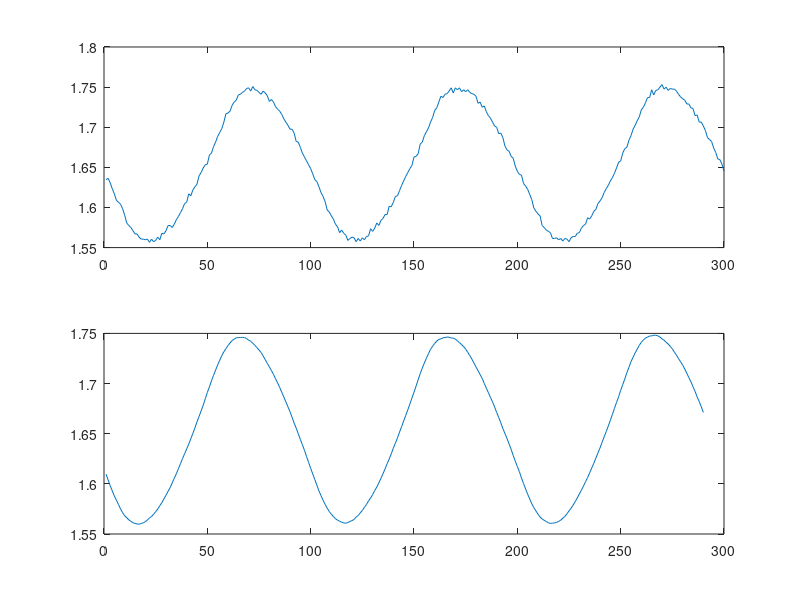

This figure's MATLAB source:
clc
close all

ADC1 = [
1.634692; 
1.636304; 
1.630664; 
1.623413; 
1.616968; 
1.608911; 
1.606494; 
1.604077; 
1.598438; 
1.590381; 
1.580713; 
1.577490; 
1.575073; 
1.571045; 
1.567017; 
1.567017; 
1.562988; 
1.560571; 
1.560571; 
1.559766; 
1.560571; 
1.556543; 
1.560571; 
1.557349; 
1.558960; 
1.562988; 
1.559766; 
1.567822; 
1.567017; 
1.571045; 
1.577490; 
1.577490; 
1.575073; 
1.579102; 
1.584741; 
1.588770; 
1.593604; 
1.598438; 
1.604883; 
1.606494; 
1.616968; 
1.614551; 
1.621802; 
1.625830; 
1.629053; 
1.639526; 
1.643555; 
1.649194; 
1.653223; 
1.654028; 
1.665308; 
1.667725; 
1.675781; 
1.681421; 
1.688672; 
1.693506; 
1.698340; 
1.706396; 
1.716870; 
1.717676; 
1.720093; 
1.727344; 
1.731372; 
1.733789; 
1.740234; 
1.741040; 
1.743457; 
1.745068; 
1.748291; 
1.749097; 
1.745068; 
1.750708; 
1.746680; 
1.745874; 
1.743457; 
1.741040; 
1.745068; 
1.742651; 
1.739429; 
1.732178; 
1.734595; 
1.731372; 
1.725732; 
1.722510; 
1.720093; 
1.716064; 
1.710425; 
1.706396; 
1.702368; 
1.697534; 
1.697534; 
1.692700; 
1.682227; 
1.681421; 
1.674976; 
1.667725; 
1.662891; 
1.658057; 
1.653223; 
1.648389; 
1.641943; 
1.634692; 
1.632275; 
1.625830; 
1.618579; 
1.613745; 
1.607300; 
1.596826; 
1.594409; 
1.589575; 
1.585547; 
1.579102; 
1.575879; 
1.568628; 
1.571851; 
1.567822; 
1.565405; 
1.558960; 
1.561377; 
1.562988; 
1.562183; 
1.557349; 
1.561377; 
1.558154; 
1.562183; 
1.559766; 
1.563794; 
1.564600; 
1.573462; 
1.570239; 
1.574268; 
1.580713; 
1.577490; 
1.583936; 
1.586353; 
1.591187; 
1.591187; 
1.601660; 
1.600854; 
1.606494; 
1.613745; 
1.614551; 
1.620996; 
1.627441; 
1.633081; 
1.638721; 
1.643555; 
1.648389; 
1.652417; 
1.662891; 
1.663696; 
1.666919; 
1.679004; 
1.681421; 
1.689478; 
1.694312; 
1.699146; 
1.706396; 
1.712036; 
1.720898; 
1.724121; 
1.731372; 
1.738623; 
1.737012; 
1.741040; 
1.741846; 
1.745068; 
1.749097; 
1.742651; 
1.749097; 
1.746680; 
1.749097; 
1.744263; 
1.746680; 
1.744263; 
1.746680; 
1.743457; 
1.741846; 
1.741040; 
1.738623; 
1.729761; 
1.731372; 
1.724927; 
1.726538; 
1.719287; 
1.714453; 
1.711230; 
1.706396; 
1.701562; 
1.699951; 
1.691895; 
1.692700; 
1.687061; 
1.676587; 
1.671753; 
1.670142; 
1.663696; 
1.661279; 
1.651611; 
1.645166; 
1.641138; 
1.640332; 
1.629858; 
1.626636; 
1.622607; 
1.616162; 
1.609717; 
1.599243; 
1.595215; 
1.591992; 
1.589575; 
1.577490; 
1.575073; 
1.571851; 
1.570239; 
1.568628; 
1.561377; 
1.561377; 
1.562183; 
1.559766; 
1.561377; 
1.558154; 
1.561377; 
1.560571; 
1.557349; 
1.562183; 
1.563794; 
1.563794; 
1.567822; 
1.568628; 
1.574268; 
1.577490; 
1.579102; 
1.587158; 
1.585547; 
1.589575; 
1.595215; 
1.597632; 
1.604883; 
1.608105; 
1.612134; 
1.618579; 
1.623413; 
1.627441; 
1.633081; 
1.637109; 
1.642749; 
1.649194; 
1.656445; 
1.658057; 
1.667725; 
1.673364; 
1.674976; 
1.683838; 
1.689478; 
1.697534; 
1.702368; 
1.708008; 
1.712842; 
1.721704; 
1.724927; 
1.730566; 
1.737012; 
1.737012; 
1.746680; 
1.740234; 
1.745874; 
1.746680; 
1.749902; 
1.753125; 
1.747485; 
1.749902; 
1.745874; 
1.748291; 
1.747485; 
1.747485; 
1.745068; 
1.741040; 
1.737817; 
1.735400; 
1.733789; 
1.728955; 
1.728955; 
1.724121; 
1.723315; 
1.714453; 
1.715259; 
1.706396; 
1.706396; 
1.701562; 
1.695923; 
1.687061; 
1.684644; 
1.682227; 
1.674170; 
1.668530; 
1.660474; 
1.659668; 
1.654028; 
1.645166; 
];

temp = 0;
ADC1_ave = [];

for i = 1:290
    temp = 0;
    for k = 1:10
        temp = ADC1(i+k) + temp;
    end
    ADC1_ave = [ADC1_ave; temp/10];
end

subplot(2,1,1)
plot(ADC1)
subplot(2,1,2)
plot(ADC1_ave)
        
        
        
        